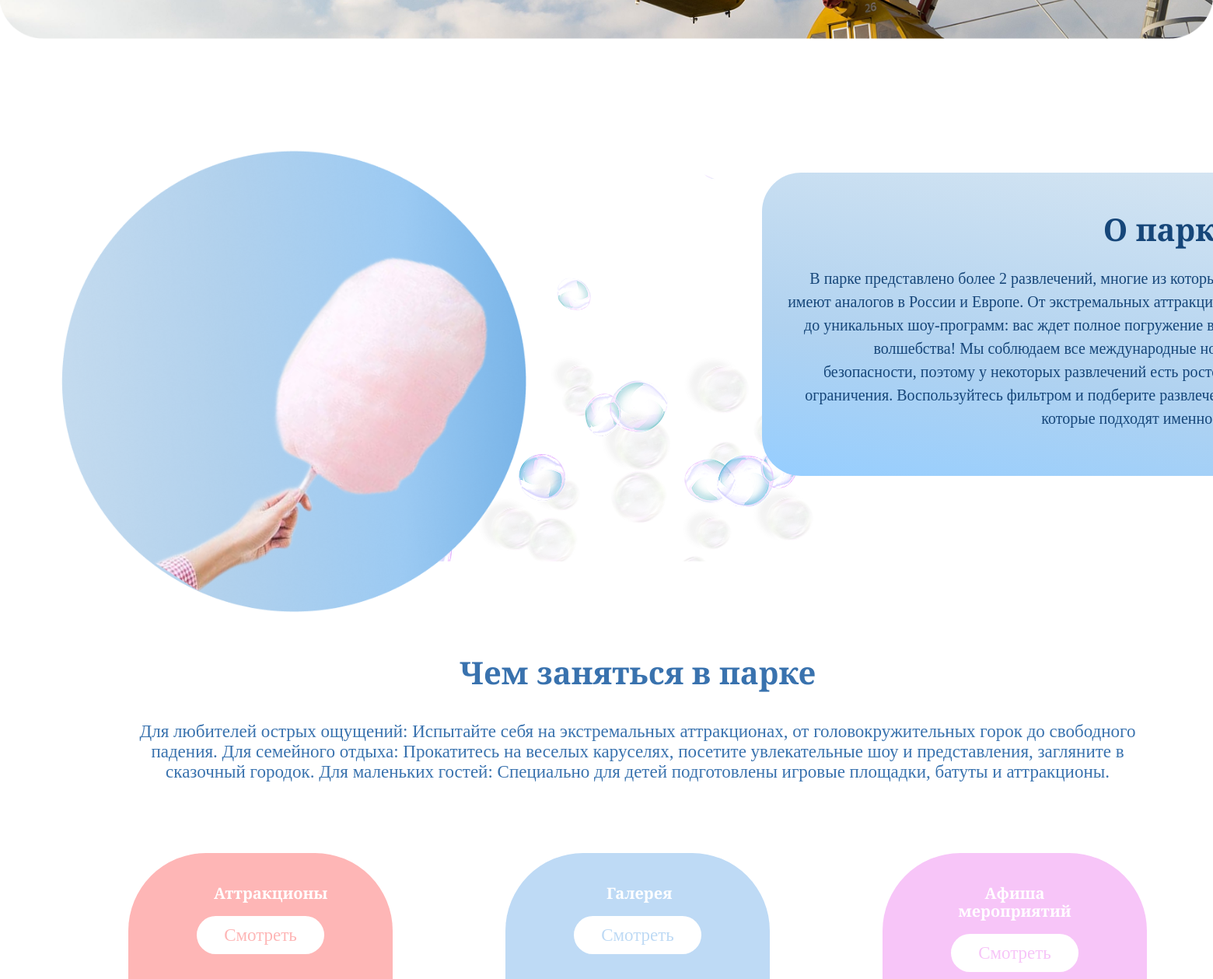
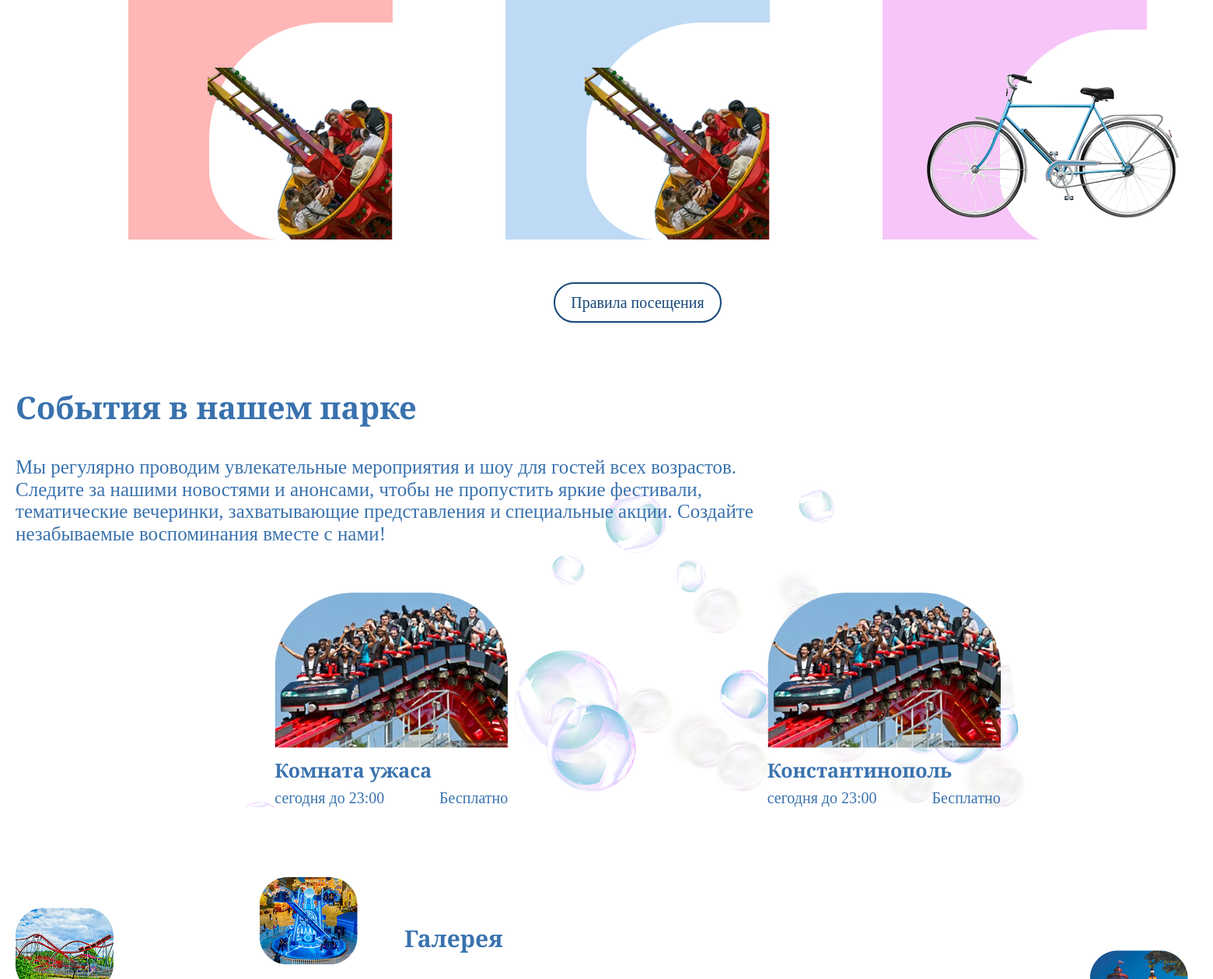
The app's page / (middle part), older data (2 pictures, top to bottom).
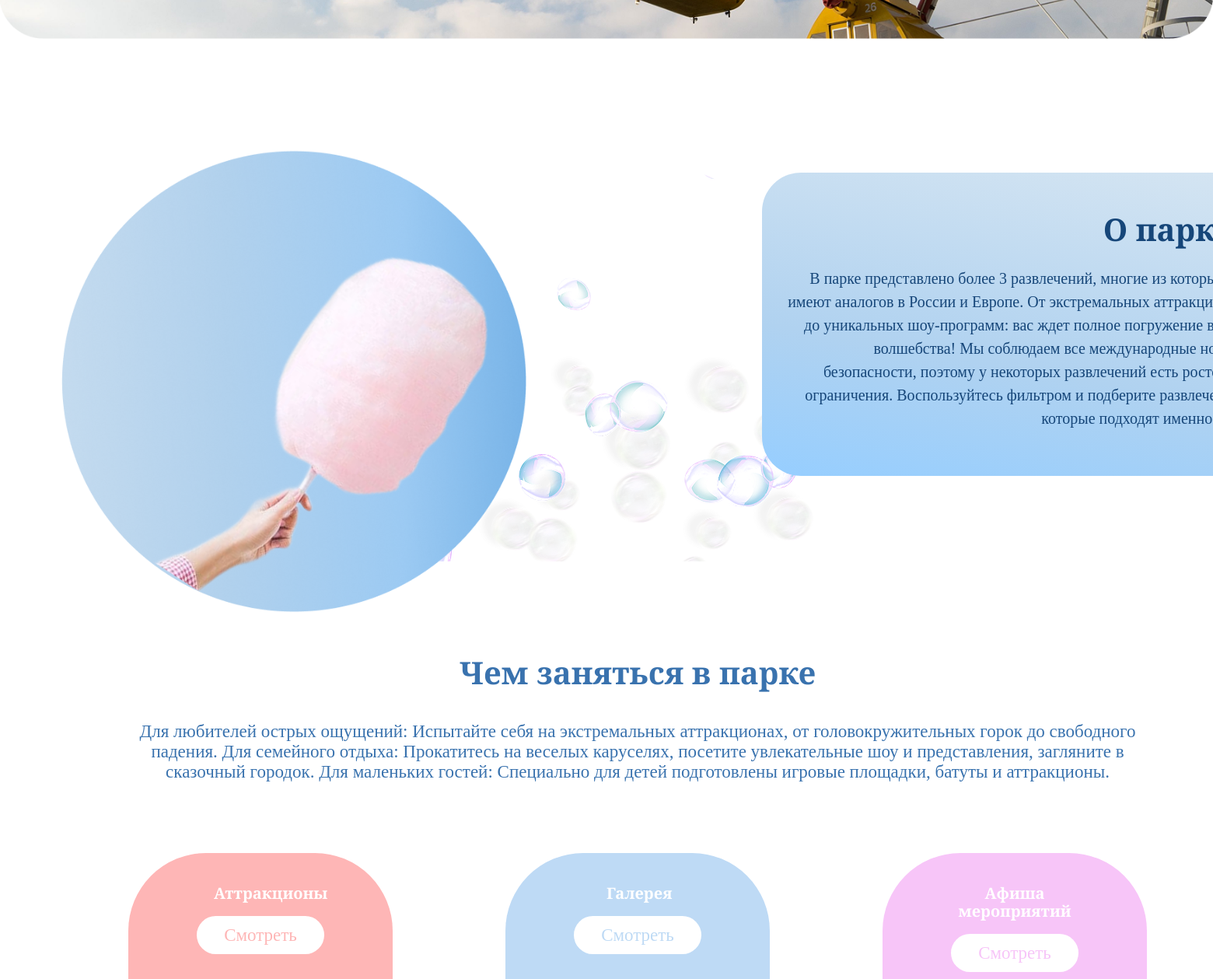
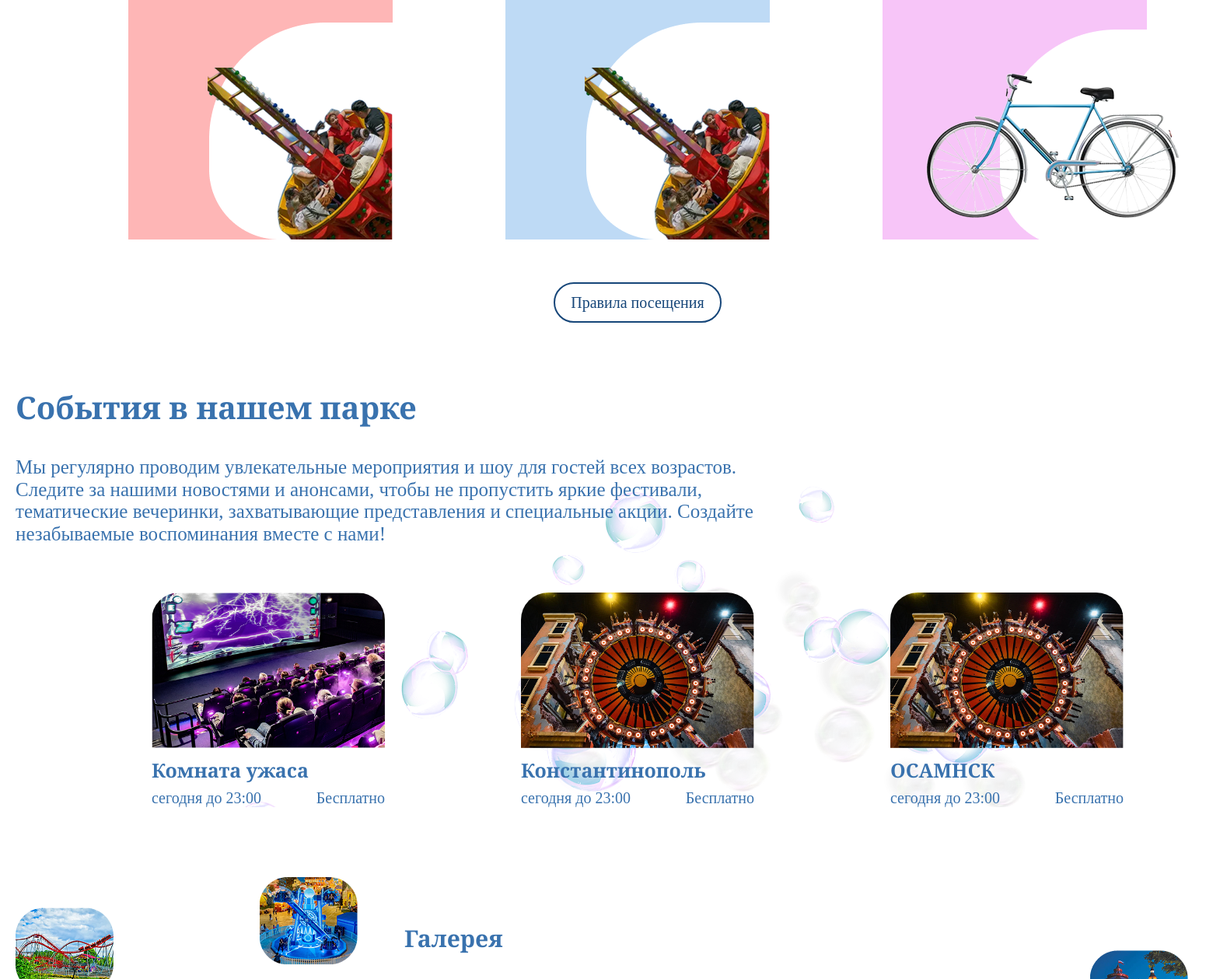
The same page, newer data (2 pictures, top to bottom).
### gagi_app/models.py (models this page shows, shortened)
class Attractions(models.Model):
    PLAYGROUND_CHOICES = [
        ('small', 'Малая площадка'),
        ('big', 'Большая площадка'),
    ]
    CAPACITY_CHOICES = [
        (10, '10 человек'),
        (15, '15 человек'),
        (20, '20 человек')
    ]
    DURATION_CHOICES = [
        (3, '3 минуты'),
        (6, '6 минут'),
        (10, '10 минут'),
        (8, '8 минут'),
        (15, '15 минут')
    ]
    name = models.CharField('Название', max_length=100, unique=True)
    description = models.TextField('Описание', blank=True, null=True)
    min_height = models.IntegerField('Минимальный рост (см)', null=True, blank=True)
    max_height = models.IntegerField('Максимальный рост (см)', null=True, blank=True)
    min_age = models.IntegerField('Минимальный возраст', null=True, blank=True)
    activity_status = models.BooleanField('Статус активности', default=True)
    playground_type = models.CharField('Тип площадки', max_length=10, choices=PLAYGROUND_CHOICES, default='small')
    capacity = models.IntegerField('Вместимость (чел)', choices=CAPACITY_CHOICES)
    duration_minutes = models.IntegerField('Продолжительность (мин)', null=True, blank=True)
    staff = models.ForeignKey(Staff, on_delete=models.SET_NULL, null=True, blank=True, verbose_name='Ответственный сотрудник')
    main_image = models.ImageField('Главное изображение', upload_to='attraction_images/', null=True, blank=True)
    class Meta:
        verbose_name = "Аттракцион"
        verbose_name_plural = "Аттракционы"
        ordering = ["name"]

### gagi_app/views.py (the view)
# urls.py: path('', page1, name='page1'),
def page1(request):
    small_attractions = Attractions.objects.filter(playground_type='small', activity_status=True)
    big_attractions = Attractions.objects.filter(playground_type='big', activity_status=True)
    events_attractions = Attractions.objects.filter(activity_status=True)[:3]
    context = {
        'total_attractions': Attractions.objects.filter(activity_status=True).count(),
        'small_attractions_count': small_attractions.count(),
        'big_attractions_count': big_attractions.count(),
        'popular_attractions': Attractions.objects.filter(activity_status=True)[:3],
        'events': events_attractions,
        'staff_members': Staff.objects.all()[:3],
        'user': get_user_from_session(request),
    }
    return render(request, 'page1.html', context)

### gagi_app/views.py (called while the page is built)
def get_user_from_session(request):
    if 'user_id' in request.session:
        try:
            return Users.objects.get(id=request.session['user_id'])
        except Users.DoesNotExist:
            return None
    return None

### gagi_app/templates/page1.html (shortened to what the changed rows need)
{% load static %}
<!DOCTYPE html>
<html lang="en">
<head>
    <link rel="stylesheet" href="{% static 'css/normalize.css' %}">
    <link rel="stylesheet" href="{% static 'css/style.css' %}">
</head>
<body class="body">
    <main>
        <div class="container">
            <section class="about">
                <div class="about-us">
                    <h2 class="about__title" id="ABOUT">О парке</h2>
                    <p class="about-text">В парке представлено более {{ total_attractions }} развлечений, многие из
                        которых не имеют
                        аналогов
                        в России и Европе.
                        От экстремальных аттракционов до уникальных шоу-программ: вас ждет полное погружение в мир
                        волшебства!
                        Мы соблюдаем все международные нормы безопасности, поэтому у некоторых развлечений есть
                        ростовые
                        ограничения. Воспользуйтесь фильтром и подберите развлечения, которые подходят именно
                        вам.
                    </p>
                </div>
            </section>
            <section class="events">
                <div class="type-list">
                    {% for attraction in events %}
                    <div class="type-item">
                        <div class="type-img">
                            {% if attraction.main_image %}
                            <img src="{{ attraction.main_image.url }}" alt="{{ attraction.name }}" class="typeimages">
                            {% else %}
                            <img src="{% static 'images/gorki.png' %}" alt="{{ attraction.name }}" class="typeimages">
                            {% endif %}
                        </div>
                        <h4 class="type-title">{{ attraction.name }}</h4>
                        <div class="time-price">
                            <p class="time-text">сегодня до 23:00</p>
                            <p class="price-text">Бесплатно</p>
                        </div>
                    </div>
                    {% endfor %}
                </div>
            </section>
        </div>
    </main>
</body>
</html>

Row changes from the older to the newer data that the page shows:
changed Attractions "Комната ужаса": main_image: picture added
changed Attractions "Константинополь": main_image: picture added
added Attractions: main_image (picture), name "ОСАМНСК"
Text that changed along with them:
{{ total_attractions }}: "2" → "3"
